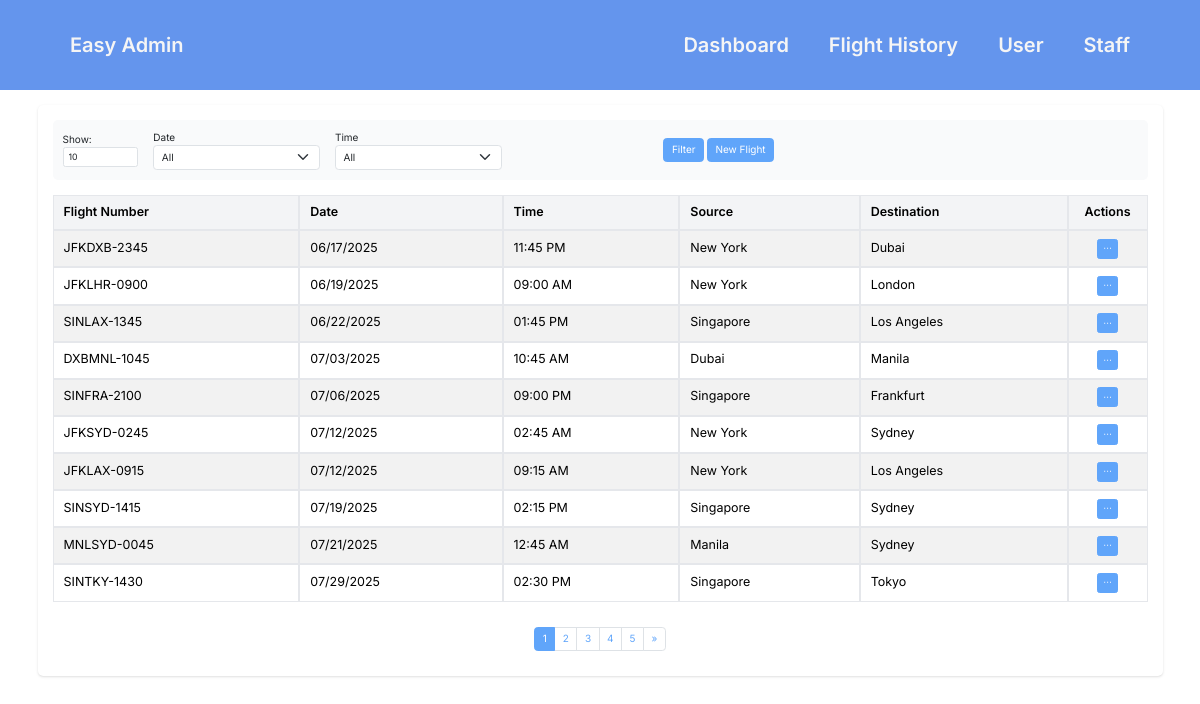
/admin/flight_logs.php, run on the app's committed database.
### tables this page shows
CREATE TABLE `flight_history` (
  `FlightNumber` char(11) NOT NULL,
  `FlightDate` date NOT NULL,
  `FlightTime` time DEFAULT NULL,
  `FlightFrom` varchar(64) DEFAULT NULL,
  `FlightTo` varchar(64) DEFAULT NULL,
  PRIMARY KEY (`FlightNumber`, `FlightDate`)
);

### admin/flight_logs.php (the view, shortened to what this page needs)
<?php
include '../components/connect.php';
$defaultLimit = 10;
$limit = isset($_GET['limit']) && is_numeric($_GET['limit']) ? (int) $_GET['limit'] : $defaultLimit;
$page = isset($_GET['page']) && is_numeric($_GET['page']) ? (int) $_GET['page'] : 1;
$offset = ($page - 1) * $limit;
$where = [];
$params = [];
if (isset($_GET['date_filter']) && $_GET['date_filter'] !== 'All') {
    $today = date('Y-m-d');
    if ($_GET['date_filter'] === 'Today') {
        $where[] = "FlightDate = :today";
        $params[':today'] = $today;
    } elseif ($_GET['date_filter'] === 'This Week') {
        $params[':start_week'] = date('Y-m-d', strtotime('monday this week'));
        $params[':end_week'] = date('Y-m-d', strtotime('sunday this week'));
        $where[] = "FlightDate BETWEEN :start_week AND :end_week";
    } elseif ($_GET['date_filter'] === 'This Month') {
        $params[':start_month'] = date('Y-m-01');
        $params[':end_month'] = date('Y-m-t');
        $where[] = "FlightDate BETWEEN :start_month AND :end_month";
    }
} else {
    $where[] = "FlightDate >= CURDATE()";
}
$whereSQL = !empty($where) ? "WHERE " . implode(' AND ', $where) : "";
$countSQL = "SELECT COUNT(*) FROM flight_history $whereSQL";
$countStmt = $conn->prepare($countSQL);
$countStmt->execute($params);
$totalRows = $countStmt->fetchColumn();
$totalPages = ceil($totalRows / $limit);
$sql = "
    SELECT *
    FROM flight_history
    $whereSQL
    ORDER BY FlightDate ASC, FlightTime ASC
    LIMIT :limit OFFSET :offset
";
$stmt = $conn->prepare($sql);
$stmt->bindValue(':limit', $limit, PDO::PARAM_INT);
$stmt->bindValue(':offset', $offset, PDO::PARAM_INT);
$stmt->execute();
$flights = $stmt->fetchAll(PDO::FETCH_ASSOC);
?>
<!DOCTYPE html>
<html lang="en">
<head>
    <link href="https://cdn.jsdelivr.net/npm/bootstrap@5.3.6/dist/css/bootstrap.min.css" rel="stylesheet">
    <link rel="stylesheet" href="../css/main.css">
    <link rel="stylesheet" href="../css/admin_navbar.css">
    <link rel="stylesheet" href="../css/flight_logs.css">
</head>
<body>
    <div id="nav-placeholder"></div>
    <main>
        <div class="container mt-4">
            <div class="flight-logs-container">
                <div class="filter-section">
                    <div class="row align-items-center">
                        <div class="col-md-1">
                            <label>Show:</label>
                            <input type="text" id="limitInput" class="form-control form-control-sm" value="10" />
                        </div>
                        <div class="col-md-2">
                            <label>Date</label>
                            <select id="dateFilter" class="form-select">
                                <option selected>All</option>
                            </select>
                        </div>
                        <div class="col-md-2">
                            <label>Time</label>
                            <select class="form-select" id="timeFilter">
                                <option selected>All</option>
                            </select>
                        </div>
                        <div class="col-md-3 text-end">
                            <button id="filterBtn" class="btn btn-primary">Filter</button>
                            <button class="btn btn-primary new-flight-btn" href="#addFlight" data-toggle='modal'>New Flight</button>
                        </div>
                    </div>
                </div>
                <div class="table-responsive mt-4">
                    <table class="table table-striped fs-5">
                        <thead>
                            <tr>
                                <th scope="col">Flight Number</th>
                                <th scope="col">Date</th>
                                <th scope="col">Time</th>
                                <th scope="col">Source</th>
                                <th scope="col">Destination</th>
                                <th scope="col">Actions</th>
                            </tr>
                        </thead>
                        <tbody id="flightTableBody">
                            <?php if (count($flights) > 0): ?>
                                <?php foreach ($flights as $flight): ?>
                                    <tr>
                                        <td><?= htmlspecialchars($flight['FlightNumber']) ?></td>
                                        <td><?= date("m/d/Y", strtotime($flight['FlightDate'])) ?></td>
                                        <td><?= date("h:i A", strtotime($flight['FlightTime'])) ?></td>
                                        <td><?= htmlspecialchars($flight['FlightFrom']) ?></td>
                                        <td><?= htmlspecialchars($flight['FlightTo']) ?></td>
                                        <td>
                                            <div class="dropdown">
                                                <button
                                                class="btn btn-sm btn-primary editBtn"
                                                data-toggle="modal"
                                                data-target="#editFlight"
                                                data-flightnumber="<?= htmlspecialchars($flight['FlightNumber']) ?>"
                                                data-from="<?= htmlspecialchars($flight['FlightFrom']) ?>"
                                                data-to="<?= htmlspecialchars($flight['FlightTo']) ?>"
                                                data-time="<?= htmlspecialchars($flight['FlightTime']) ?>"
                                                data-date="<?= htmlspecialchars($flight['FlightDate']) ?>"
                                                >
                                                    ⋯
                                                </button>
                                            </div>
                                        </td>
                                    </tr>
                                <?php endforeach; ?>
                            <?php else: ?>
                                <tr><td colspan="7" class="text-center">No flight records found.</td></tr>
                            <?php endif; ?>
                        </tbody>
                    </table>
                </div>
                <?php
                    $maxVisiblePages = 5;
                    $startPage = max(1, $page - floor($maxVisiblePages / 2));
                    $endPage = $startPage + $maxVisiblePages - 1;
                    $limit = isset($_GET['limit']) ? $_GET['limit'] : '';
                    $dateFilter = isset($_GET['date_filter']) ? $_GET['date_filter'] : '';
                    $timeFilter = isset($_GET['time_filter']) ? $_GET['time_filter'] : '';
                    $queryString = http_build_query([
                        'limit' => $limit,
                        'date_filter' => $dateFilter,
                        'time_filter' => $timeFilter
                    ]);
                ?>
                <div class="pagination-container mt-4">
                    <nav aria-label="Page navigation">
                        <ul class="pagination justify-content-center">
                            <?php for ($i = $startPage; $i <= $endPage; $i++): ?>
                                <li class="page-item <?= $i == $page ? 'active' : '' ?>">
                                    <a class="page-link" href="?page=<?= $i ?>&<?= $queryString ?>"><?= $i ?></a>
                                </li>
                            <?php endfor; ?>
                            <?php if ($page < $totalPages): ?>
                                <li class="page-item">
                                    <a class="page-link" href="?page=<?= $page + 1 ?>&<?= $queryString ?>">&raquo;</a>
                                </li>
                            <?php endif; ?>
                        </ul>
                    </nav>
                </div>
            </div>
        </div>
    </main>
</body>
</html>

### css/main.css (style rules this page uses)
*, *::after, *::before { border: none; box-sizing: border-box; }
html { font-size: 62.5%; -webkit-text-size-adjust: none; text-size-adjust: none; }
@media (prefers-reduced-motion: no-preference) { html { scroll-behavior: smooth; } }

### css/flight_logs.css (style rules this page uses)
.flight-logs-container { background-color: #fff; border-radius: 0.5rem; box-shadow: 0 1px 3px 0 rgb(0 0 0 / 0.1), 0 1px 2px -1px rgb(0 0 0 / 0.1); padding: 1.5rem; font-family: "Inter", sans-serif; }
.filter-section { background-color: #f9fafb; border-radius: 0.5rem; padding: 1rem; margin-bottom: 1rem; }
.new-flight-btn { background-color: #60a5fa; border-color: #60a5fa; }
.btn-primary { background-color: #60a5fa; border-color: #60a5fa; }
.table { border-collapse: separate; border-spacing: 0; }
.table th { background-color: #f3f4f6; font-weight: 600; }
.table th, .table td { padding: 0.75rem 1rem; border: 1px solid #e5e7eb; }
.table th:last-child, .table td:last-child { width: 80px; text-align: center; }
.pagination .page-link { color: #60a5fa; }
.pagination .page-item.active .page-link { background-color: #60a5fa; border-color: #60a5fa; color: white; }

### data on the page
flight_history: FlightNumber "JFKDXB-2345", FlightDate "06/17/2025", FlightTime "11:45 PM", FlightFrom "New York", FlightTo "Dubai"
flight_history: FlightNumber "JFKLHR-0900", FlightDate "06/19/2025", FlightTime "09:00 AM", FlightFrom "New York", FlightTo "London"
flight_history: FlightNumber "SINLAX-1345", FlightDate "06/22/2025", FlightTime "01:45 PM", FlightFrom "Singapore", FlightTo "Los Angeles"
flight_history: FlightNumber "DXBMNL-1045", FlightDate "07/03/2025", FlightTime "10:45 AM", FlightFrom "Dubai", FlightTo "Manila"
flight_history: FlightNumber "SINFRA-2100", FlightDate "07/06/2025", FlightTime "09:00 PM", FlightFrom "Singapore", FlightTo "Frankfurt"
flight_history: FlightNumber "JFKSYD-0245", FlightDate "07/12/2025", FlightTime "02:45 AM", FlightFrom "New York", FlightTo "Sydney"
flight_history: FlightNumber "JFKLAX-0915", FlightDate "07/12/2025", FlightTime "09:15 AM", FlightFrom "New York", FlightTo "Los Angeles"
flight_history: FlightNumber "SINSYD-1415", FlightDate "07/19/2025", FlightTime "02:15 PM", FlightFrom "Singapore", FlightTo "Sydney"
flight_history: FlightNumber "MNLSYD-0045", FlightDate "07/21/2025", FlightTime "12:45 AM", FlightFrom "Manila", FlightTo "Sydney"
flight_history: FlightNumber "SINTKY-1430", FlightDate "07/29/2025", FlightTime "02:30 PM", FlightFrom "Singapore", FlightTo "Tokyo"
